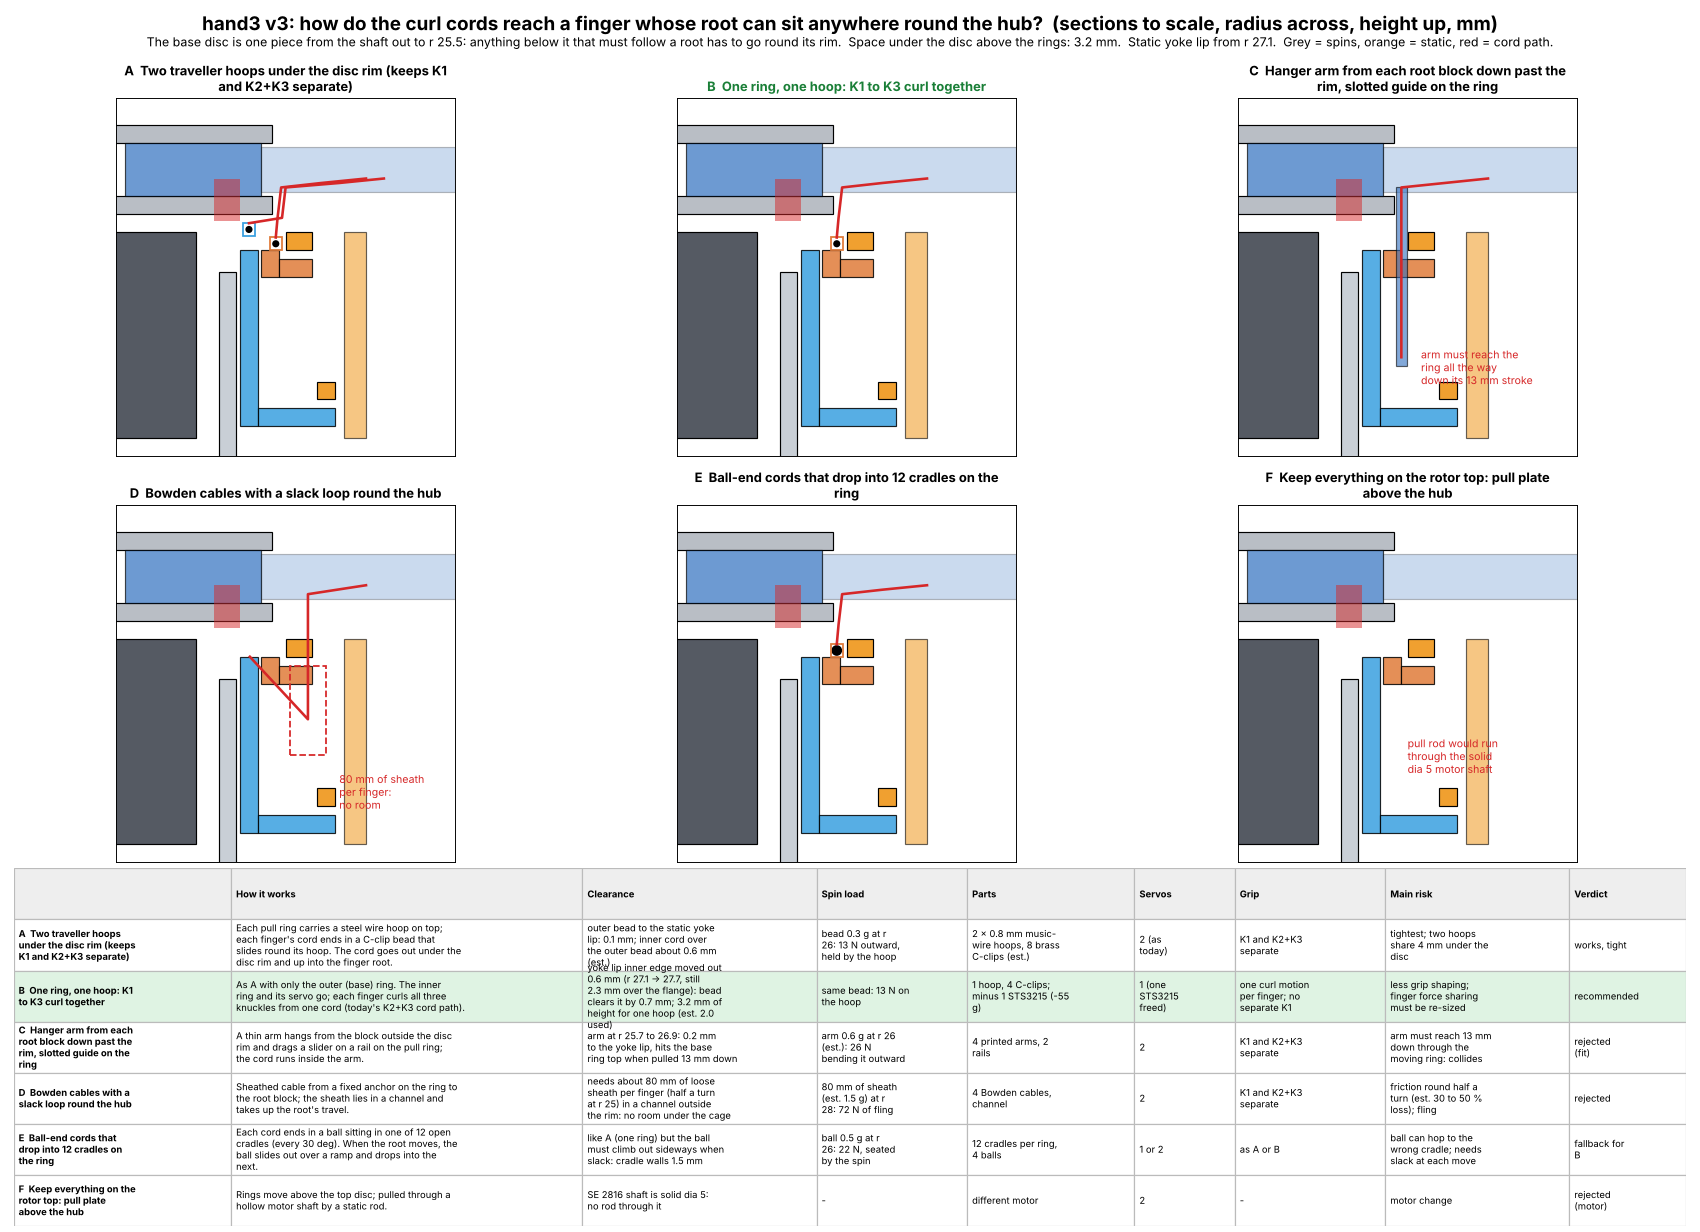

The Python source for this figure:
"""hand3 v3 (travelling roots, no sideways swing): how do the curl cords get from the spinning pull rings (below the hub) to a
finger whose root can sit at any 30 deg position?  Options study, 2026-11-19.  r-z sections to scale from hand3_hubc /
hand3_root_lock_bolt; clearances are interval math on those numbers; masses and friction are estimates (est.).
Writes hand3_cord_route_study.png / .json"""
import os, sys, json, textwrap
import numpy as np, matplotlib
matplotlib.use("Agg")
import matplotlib.pyplot as plt
from matplotlib.patches import Rectangle, Circle
HERE = os.path.dirname(os.path.abspath(__file__)); sys.path.insert(0, os.path.join(HERE, "hand3e")); os.chdir(os.path.join(HERE, "hand3e"))
import hand3_design as H, hand3_hubc as C
os.chdir(HERE)
LK = json.load(open("hand3_root_lock_bolt.json"))["layout"]
RPM = 12500.0; W2 = (RPM * 2 * np.pi / 60) ** 2
z0 = LK["z0"]; zt = z0 + LK["disc_t"] + LK["gap"]; rd = LK["disc_r"]
ring_top = C.Z_OUT[1]; lip_r0 = C.R_LIP_OUT[0]; lip_z = C.Z_LIP_OUT
feet_r1 = LK["pin_r"] + 1 + LK["float_"] + LK["foot"]
gap_z = z0 - 0.8 - ring_top                                          # under the disc, above the rings (feet hang to z0 - 0.8)
def bead(m_g, r): return m_g * 1e-3 * W2 * r * 1e-3
opts = [
 dict(key="A", name="Two traveller hoops under the disc rim (keeps K1 and K2+K3 separate)",
      how="Each pull ring carries a steel wire hoop on top; each finger's cord ends in a C-clip bead that slides round its hoop. The cord goes out under the disc rim and up into the finger root.",
      clr=f"outer bead to the static yoke lip: {lip_r0 - (rd + 0.3 + 1.2):.1f} mm; inner cord over the outer bead about 0.6 mm (est.)",
      load=f"bead 0.3 g at r 26: {bead(0.3, 26):.0f} N outward, held by the hoop", parts="2 x 0.8 mm music-wire hoops, 8 brass C-clips (est.)", servos="2 (as today)",
      grip="K1 and K2+K3 separate", risk="tightest; two hoops share 4 mm under the disc", verdict="works, tight"),
 dict(key="B", name="One ring, one hoop: K1 to K3 curl together",
      how="As A with only the outer (base) ring. The inner ring and its servo go; each finger curls all three knuckles from one cord (today's K2+K3 cord path).",
      clr=f"yoke lip inner edge moved out 0.6 mm (r {lip_r0} -> {lip_r0 + 0.6:.1f}, still 2.3 mm over the flange): bead clears it by {lip_r0 + 0.6 - (rd + 0.3 + 1.2):.1f} mm; {gap_z:.1f} mm of height for one hoop (est. 2.0 used)",
      load=f"same bead: {bead(0.3, 26):.0f} N on the hoop", parts="1 hoop, 4 C-clips; minus 1 STS3215 (-55 g)", servos="1 (one STS3215 freed)",
      grip="one curl motion per finger; no separate K1", risk="less grip shaping; finger force sharing must be re-sized", verdict="recommended", tint=True),
 dict(key="C", name="Hanger arm from each root block down past the rim, slotted guide on the ring",
      how="A thin arm hangs from the block outside the disc rim and drags a slider on a rail on the pull ring; the cord runs inside the arm.",
      clr=f"arm at r {rd + 0.2:.1f} to {rd + 1.4:.1f}: {lip_r0 - rd - 1.4:.1f} mm to the yoke lip, hits the base ring top when pulled 13 mm down",
      load="arm 0.6 g at r 26 (est.): 26 N bending it outward", parts="4 printed arms, 2 rails", servos="2",
      grip="K1 and K2+K3 separate", risk="arm must reach 13 mm down through the moving ring: collides", verdict="rejected (fit)"),
 dict(key="D", name="Bowden cables with a slack loop round the hub",
      how="Sheathed cable from a fixed anchor on the ring to the root block; the sheath lies in a channel and takes up the root's travel.",
      clr="needs about 80 mm of loose sheath per finger (half a turn at r 25) in a channel outside the rim: no room under the cage",
      load=f"80 mm of sheath (est. 1.5 g) at r 28: {bead(1.5, 28):.0f} N of fling", parts="4 Bowden cables, channel", servos="2",
      grip="K1 and K2+K3 separate", risk="friction round half a turn (est. 30 to 50 % loss); fling", verdict="rejected"),
 dict(key="E", name="Ball-end cords that drop into 12 cradles on the ring",
      how="Each cord ends in a ball sitting in one of 12 open cradles (every 30 deg). When the root moves, the ball slides out over a ramp and drops into the next.",
      clr="like A (one ring) but the ball must climb out sideways when slack: cradle walls 1.5 mm",
      load=f"ball 0.5 g at r 26: {bead(0.5, 26):.0f} N, seated by the spin", parts="12 cradles per ring, 4 balls", servos="1 or 2",
      grip="as A or B", risk="ball can hop to the wrong cradle; needs slack at each move", verdict="fallback for B"),
 dict(key="F", name="Keep everything on the rotor top: pull plate above the hub",
      how="Rings move above the top disc; pulled through a hollow motor shaft by a static rod.",
      clr="SE 2816 shaft is solid dia 5: no rod through it", load="-", parts="different motor", servos="2", grip="-", risk="motor change", verdict="rejected (motor)"),
]
out = dict(question="cord route from the spinning pull rings to a travelling root", gap_under_disc=gap_z, disc_r=rd, lip_r0=lip_r0, options=opts)
json.dump(out, open("hand3_cord_route_study.json", "w"), indent=1, default=float)

fig = plt.figure(figsize=(20, 14.5), facecolor="white")
fig.suptitle("hand3 v3: how do the curl cords reach a finger whose root can sit anywhere round the hub?  (sections to scale, radius across, height up, mm)", fontsize=16, fontweight="bold", y=0.99)
fig.text(0.5, 0.962, f"The base disc is one piece from the shaft out to r {rd:g}: anything below it that must follow a root has to go round its rim.  Space under the disc above the rings: {gap_z:.1f} mm.  "
         f"Static yoke lip from r {lip_r0}.  Grey = spins, orange = static, red = cord path.", ha="center", fontsize=10.5)
def base(ax):
    def R(r0, r1, a, b, **kw): ax.add_patch(Rectangle((r0, a), r1 - r0, b - a, **kw))
    R(0, 17, 66, 89, fc="#555a63", ec="black"); R(0, 2.5, 89, 104, fc="#333", ec="none")
    R(*C.R_CAGE, H.Z["cage_lo"], H.Z["fin_top"], fc="#c9cfd6", ec="black")
    R(*C.R_IN, C.Z_IN[0], C.Z_IN[1], fc="#39a0e0", ec="black", alpha=.85); R(C.R_IN[1], C.R_FL_IN, *C.Z_FL_IN, fc="#39a0e0", ec="black", alpha=.85)
    R(*C.R_OUT, *C.Z_OUT, fc="#e07b39", ec="black", alpha=.85); R(C.R_OUT[1], C.R_FL_OUT, *C.Z_FL_OUT, fc="#e07b39", ec="black", alpha=.85)
    R(*C.R_LIP_OUT, *C.Z_LIP_OUT, fc="#f0a030", ec="black"); R(*C.R_LIP_IN, *C.Z_LIP_IN, fc="#f0a030", ec="black"); R(*C.R_LEG, 66, C.Z_LIP_OUT[1], fc="#f0a030", ec="black", alpha=.6)
    R(2.5, rd, z0, z0 + 2, fc="#b9bec5", ec="black"); R(2.5, rd, zt, zt + 2, fc="#b9bec5", ec="black")
    R(LK["block_r"][0], LK["block_r"][1], z0 + 2, zt, fc="#2f6fbf", ec="black", alpha=.7); R(LK["block_r"][1], 46, z0 + 2.5, zt - 0.5, fc="#2f6fbf", ec="black", alpha=.25)
    R(LK["pin_r"] - 1, feet_r1, z0 - 0.8, z0 + 4, fc="#d62728", ec="none", alpha=.5)
    ax.set_xlim(8, 46); ax.set_ylim(64, 104); ax.set_xticks([]); ax.set_yticks([]); ax.set_aspect("equal")
def cord(ax, pts, **kw): p = np.array(pts); ax.plot(p[:, 0], p[:, 1], color="#d62728", lw=2.2, **kw)
for i, o in enumerate(opts):
    ax = fig.add_axes([0.008 + (i % 3) * 0.33, 0.63 - (i // 3) * 0.33, 0.32, 0.29]); base(ax)
    k = o["key"]
    if k in ("A", "B", "E"):
        rings = [(C.R_OUT, "#e07b39")] + ([(C.R_IN, "#39a0e0")] if k == "A" else [])
        for j, (rr, cc) in enumerate(rings):
            rh = rd + 0.4 if j == 0 else rr[0] + 1.0; zh = ring_top + 0.7 + (0 if j == 0 else 1.6)
            ax.add_patch(Circle((rh, zh), 0.4 if k != "E" else 0.6, fc="black")); ax.add_patch(Rectangle((rh - 0.7, zh - 0.7), 1.4, 1.4, fc="none", ec=cc, lw=1.5))
            cord(ax, [(rh, zh + 0.7), (rd + 0.6 + 0.5 * j, z0 - 0.4), (rd + 1.0 + 0.5 * j, z0 + 3), (31 + 2 * j, z0 + 3.5), (36 + 2 * j, z0 + 4)])
    if k == "C":
        ax.add_patch(Rectangle((rd + 0.2, ring_top - 13), 1.2, z0 + 3 - (ring_top - 13), fc="#2f6fbf", ec="black", alpha=.6)); cord(ax, [(rd + 0.8, ring_top - 12), (rd + 0.8, z0 + 3), (36, z0 + 4)])
        ax.text(28.5, 72, "arm must reach the\nring all the way\ndown its 13 mm stroke", color="#d62728", fontsize=9)
    if k == "D":
        ax.add_patch(Rectangle((rd + 2, 76), 4, 10, fc="none", ec="#d62728", lw=1.5, ls="--")); cord(ax, [(23, ring_top), (rd + 4, 80), (rd + 4, z0 + 3), (36, z0 + 4)])
        ax.text(33, 70, "80 mm of sheath\nper finger:\nno room", color="#d62728", fontsize=9)
    if k == "F": ax.text(27, 74, "pull rod would run\nthrough the solid\ndia 5 motor shaft", color="#d62728", fontsize=9)
    ax.set_title("\n".join(textwrap.wrap(f"{k}  {o['name']}", 52)), fontsize=11, fontweight="bold", color="#1a7f37" if o.get("tint") else "black")
hdr = ("", "How it works", "Clearance", "Spin load", "Parts", "Servos", "Grip", "Main risk", "Verdict")
rows = [hdr] + [(f"{o['key']}  {o['name']}", o["how"], o["clr"], o["load"], o["parts"], o["servos"], o["grip"], o["risk"], o["verdict"]) for o in opts]
tax = fig.add_axes([0.008, 0.005, 0.984, 0.29]); tax.axis("off"); Wc = [0.13, 0.21, 0.14, 0.09, 0.1, 0.06, 0.09, 0.11, 0.07]; X = np.cumsum([0] + Wc[:-1]); wr = [25, 50, 31, 18, 20, 11, 18, 22, 13]; n = len(rows)
for i, r_ in enumerate(rows):
    y = 1 - (i + 1) / n
    for j, c in enumerate(r_):
        tax.add_patch(Rectangle((X[j], y), Wc[j], 1 / n, fc="#dff3e3" if (i and opts[i - 1].get("tint")) else ("#eeeeee" if i == 0 else "white"), ec="#bbb", transform=tax.transAxes))
        tax.text(X[j] + 0.003, y + 0.5 / n, "\n".join(textwrap.wrap(c, wr[j])), transform=tax.transAxes, va="center", fontsize=8.0, fontweight="bold" if (i == 0 or j == 0) else "normal")
fig.savefig("hand3_cord_route_study.png", dpi=85)
print("gap under disc", round(gap_z, 2), "bead to lip", round(lip_r0 - (rd + 0.3 + 1.2), 2), [o["verdict"] for o in opts])
